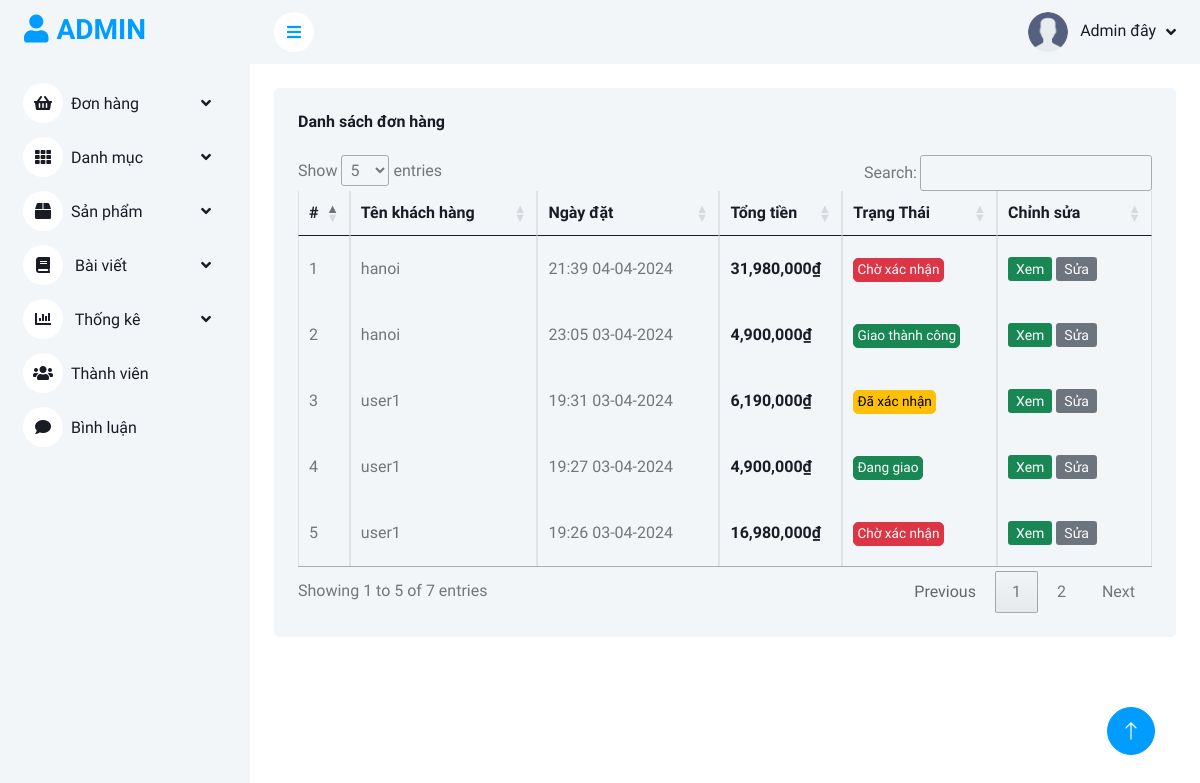
/admin/index.php?quanli=danh-sach-don-hang (signed in), run on the app's committed database.
### tables this page shows
CREATE TABLE `orders` (
  `order_id` int(11) NOT NULL,
  `user_id` int(11) NOT NULL,
  `date` datetime NOT NULL DEFAULT current_timestamp(),
  `total` int(11) NOT NULL,
  `address` varchar(255) NOT NULL,
  `phone` varchar(10) NOT NULL,
  `note` text NOT NULL,
  `status` tinyint(1) NOT NULL DEFAULT 1
);

CREATE TABLE `users` (
  `user_id` int(11) NOT NULL,
  `username` varchar(100) NOT NULL COMMENT 'Tên đăng nhập',
  `password` varchar(255) NOT NULL,
  `full_name` varchar(255) NOT NULL COMMENT 'Họ tên',
  `image` varchar(255) NOT NULL,
  `email` varchar(255) NOT NULL,
  `phone` varchar(10) NOT NULL,
  `address` varchar(255) NOT NULL,
  `role` tinyint(1) NOT NULL DEFAULT 0 COMMENT '0 là khách hàng 1 là nhân viên',
  `active` tinyint(1) NOT NULL DEFAULT 1
);

### admin/models_admin/pdo_library.php (called while the page is built, shortened)
<?php
function pdo_query($sql){
    $sql_args = array_slice(func_get_args(), 1);
    try{
        $conn = pdo_get_connection();
        $stmt = $conn->prepare($sql);
        $stmt->execute($sql_args);
        $rows = $stmt->fetchAll();
        return $rows;
    }
    catch(PDOException $e){
        throw $e;
    }
    finally{
        unset($conn);
    }
}
?>

### admin/models_admin/OrderModel.php (called while the page is built, shortened)
<?php
    class OrderModel{
        public function select_list_orders_admin() {
            $sql = "
                    SELECT
                    orders.order_id,
                    orders.user_id,
                    orders.date AS order_date,
                    orders.total,
                    orders.address AS order_address,
                    orders.phone AS order_phone,
                    orders.note,
                    orders.status,
                    users.full_name,
                    users.email,
                    users.phone AS user_phone
                FROM
                    orders
                JOIN
                    users ON orders.user_id = users.user_id
                ORDER BY orders.order_id DESC
            ";
            return pdo_query($sql);
        }
    }
?>

### admin/models_admin/BaseModel.php (called while the page is built, shortened)
<?php
    class BaseModel{
        public function date_format($date, $plus_day) {
            $datetime = new DateTime($date);
            return $formatted_date = $datetime->format('H:i d-m-Y');
        }
    }
    $BaseModel = new BaseModel();
?>

### admin/don-hang/list.php (the view, shortened to what this page needs)
<?php
    $list_orders = $OrderModel->select_list_orders_admin();
?>
<div class="container-fluid pt-4 px-4">
    <div class="bg-light text-center rounded p-4">
        <div class="d-flex align-items-center justify-content-between mb-4">
            <h6 class="mb-0">Danh sách đơn hàng</h6>
        </div>
        <div class="table-responsive">
            <table class="table text-start align-middle table-bordered table-hover mb-0" id="orders-list">
                <thead>
                    <tr class="text-dark">
                        <th scope="col">#</th>
                        <th scope="col">Tên khách hàng</th>
                        <th scope="col">Ngày đặt</th>
                        <th scope="col">Tổng tiền</th>
                        <th scope="col">Trạng Thái</th>
                        <th scope="col">Chỉnh sửa</th>
                    </tr>
                </thead>
                <tbody>
                    <?php
                    $i = 0;
                    foreach ($list_orders as $value) {
                        extract($value);
                        $i++;
                        $formatted_date = $BaseModel->date_format($order_date, '');
                        $order_status = '<a href="" class="btn btn-small btn-danger">Chờ xác nhận</a>';
                        if($status == 2) {
                            $order_status = '<a href="" class="btn btn-small btn-warning">Đã xác nhận</a>';
                        }elseif($status == 3) {
                            $order_status = '<a href="" class="btn btn-small btn-success">Đang giao</a>';
                        }elseif($status == 4) {
                            $order_status = '<a href="" class="btn btn-small btn-success">Giao thành công</a>';
                        }
                        elseif($status == 5) {
                            $order_status = '<a href="" class="btn btn-small btn-danger">Đã hủy </a>';
                        }
                    ?>
                    <tr>
                        <td><?=$i?></td>
                        <td class="td-name">
                            <?=$full_name?>
                        </td>
                        <td class="td-date">
                            <?=$formatted_date?>
                        </td>
                        <td class="text-dark" style="font-weight: 600;">
                            <?=number_format($total)?>₫
                        </td>
                        <td class="td-responsive-2">
                            <?=$order_status?>
                        </td>
                        <td class="td-responsive-2">
                            <a class="btn-sm btn-success" href="index.php?quanli=cap-nhat-don-hang&id=<?=$order_id?>">Xem</a>
                            <a class="btn-sm btn-secondary" href="index.php?quanli=cap-nhat-don-hang&id=<?=$order_id?>">Sửa</a>
                        </td>
                    </tr>
                    <?php
                    }
                    ?>
                </tbody>
            </table>
        </div>
    </div>
</div>

### admin/public_admin/css/style.css (style rules this page uses)
:root { --primary: #007dcc; --light: #F3F6F9; --dark: #191C24; }
.btn { transition: .5s; }
.td-responsive-2 { min-width: 120px; max-width: 145px; }
.td-date { min-width: 145px; }
.td-name { min-width: 150px; }

### admin/public_admin/css/custom.css (style rules this page uses)
.btn-small { padding: .05rem 0.2rem; font-size: .85rem; }

### admin/don-hang/list.php (style rules this page uses)
td { height: 50px; }

### data on the page
orders: user.full_name "hanoi", date "21:39 04-04-2024", total "31,980,000"
orders: user.full_name "hanoi", date "23:05 03-04-2024", total "4,900,000", status "Giao thành công"
orders: user.full_name "user1", date "19:31 03-04-2024", total "6,190,000", status "Đã xác nhận"
orders: user.full_name "user1", date "19:27 03-04-2024", total "4,900,000", status "Đang giao"
orders: user.full_name "user1", date "19:26 03-04-2024", total "16,980,000"
